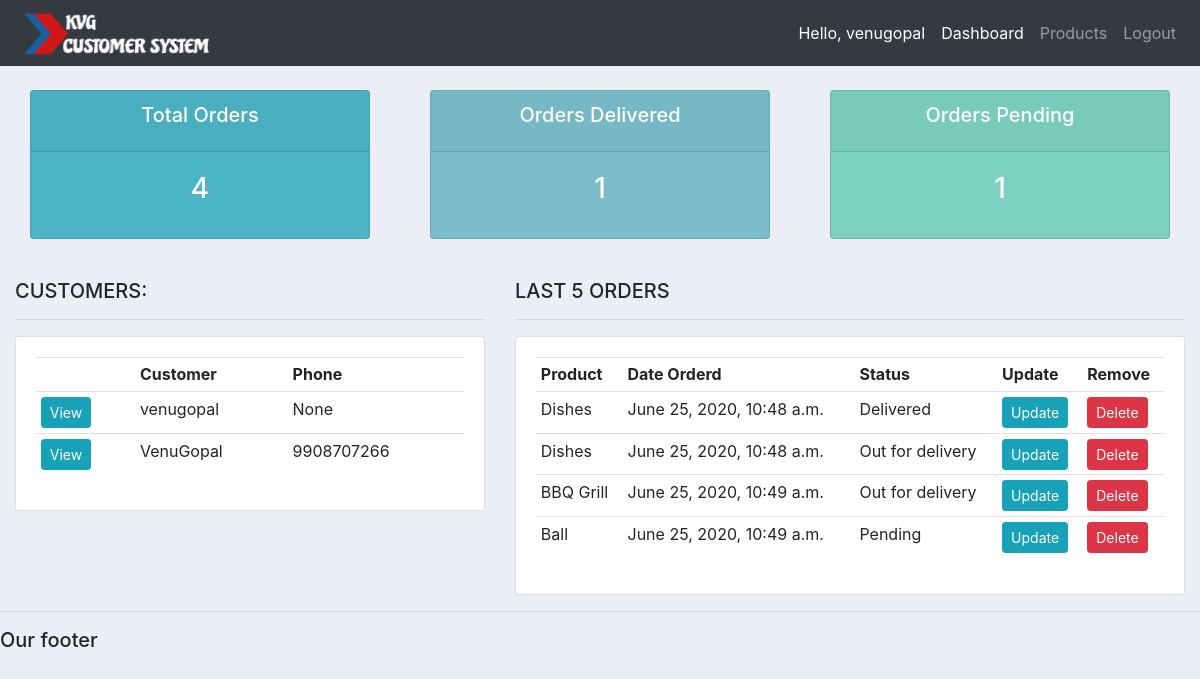
Screenshot of / (signed in) with the database file from the repository.
### accounts/models.py (models this page shows, shortened)
class Customer(models.Model):
	user = models.OneToOneField(User, null=True, blank=True, on_delete=models.CASCADE)
	name = models.CharField(max_length=200, null=True)
	phone = models.CharField(max_length=200, null=True)
	email = models.CharField(max_length=200, null=True)
	profile_pic = models.ImageField(default="default.jpg", null=True, blank=True)
	date_created = models.DateTimeField(auto_now_add=True, null=True)

class Order(models.Model):
	STATUS = (
			('Pending', 'Pending'),
			('Out for delivery', 'Out for delivery'),
			('Delivered', 'Delivered'),
			)
	customer = models.ForeignKey(Customer, null=True, on_delete= models.SET_NULL)
	product = models.ForeignKey(Product, null=True, on_delete= models.SET_NULL)
	date_created = models.DateTimeField(auto_now_add=True, null=True)
	status = models.CharField(max_length=200, null=True, choices=STATUS)
	note = models.CharField(max_length=1000, null=True)

class Product(models.Model):
	CATEGORY = (
			('Indoor', 'Indoor'),
			('Out Door', 'Out Door'),
			)
	name = models.CharField(max_length=200, null=True)
	price = models.FloatField(null=True)
	category = models.CharField(max_length=200, null=True, choices=CATEGORY)
	description = models.CharField(max_length=200, null=True, blank=True)
	date_created = models.DateTimeField(auto_now_add=True, null=True)
	tags = models.ManyToManyField(Tag)
	def __str__(self):
		return self.name

### accounts/decorators.py (the view)
	def wrapper_function(request, *args, **kwargs):
		group = None
		if request.user.groups.exists():
			group = request.user.groups.all()[0].name
		if group == 'customer':
			return redirect('user-page')
		if group == 'admin':
			return view_func(request, *args, **kwargs)

### accounts/views.py (called while the page is built)
@login_required(login_url='login')
@admin_only
def home(request):
	orders = Order.objects.all()
	customers = Customer.objects.all()
	total_customers = customers.count()
	total_orders = orders.count()
	delivered = orders.filter(status='Delivered').count()
	pending = orders.filter(status='Pending').count()
	context = {'orders':orders, 'customers':customers,
	'total_orders':total_orders,'delivered':delivered,
	'pending':pending }
	return render(request, 'accounts/dashboard.html', context)

### accounts/templates/accounts/dashboard.html
{%  extends 'accounts/main.html' %}
{% block content %}
{%  include 'accounts/status.html' %}
<br>
<div class="row">
	<div class="col-md-5">
		<h5>CUSTOMERS:</h5>
		<hr>
		<div class="card card-body">
			<table class="table table-sm">
				<tr>
					<th></th>
					<th>Customer</th>
					<th>Phone</th>
				</tr>
				{% for customer in customers %}
					<tr>
						<td><a class="btn btn-sm btn-info" href="{% url 'customer' customer.id %}">View</a></td>
						<td>{{customer.name}}</td>
						<td>{{customer.phone}}</td>
					</tr>
				{% endfor %}
			</table>
		</div>
	</div>
	<div class="col-md-7">
		<h5>LAST 5 ORDERS</h5>
		<hr>
		<div class="card card-body">
			<table class="table table-sm">
				<tr>
					<th>Product</th>
					<th>Date Orderd</th>
					<th>Status</th>
					<th>Update</th>
					<th>Remove</th>
				</tr>
				{% for order in orders %}
					<tr>
						<td>{{order.product}}</td>
						<td>{{order.date_created}}</td>
						<td>{{order.status}}</td>
						<td><a class="btn btn-sm btn-info" href="{% url 'update_order' order.id %}">Update</a></td>
						<td><a class="btn btn-sm btn-danger" href="{% url 'delete_order' order.id %}">Delete</a></td>
					</tr>
				{% endfor %}
			</table>
		</div>
	</div>
</div>
{% endblock %}

### accounts/templates/accounts/main.html (shortened to what this page needs)
{% load static %}
<!DOCTYPE html>
<html>
<head>
	<link rel="stylesheet" href="https://stackpath.bootstrapcdn.com/bootstrap/4.3.1/css/bootstrap.min.css">
	<link rel="stylesheet" type="text/css" href="{% static '/css/main.css' %}">
</head>
<body>
	{%  include 'accounts/navbar.html' %}
	<div class="container-fluid">
	{% block content %}
	{% endblock %}
    </div>
	<hr>
	<h5>Our footer</h5>
</body>
</html>

### accounts/templates/accounts/navbar.html (shortened to what this page needs)
{% load static %}
<nav class="navbar navbar-expand-lg navbar-dark bg-dark">
 <img src="{% static 'images/logo.png' %}" height="50px" width="200px">
  <div class="collapse navbar-collapse" id="navbarNav">
    <ul class="navbar-nav ml-auto">
      <li class="nav-item active">
        <span class="nav-link">Hello, {{request.user}}</span>
      </li>
      {% if request.user.is_staff %}
      <li class="nav-item active">
        <a class="nav-link" href="{% url 'home' %}">Dashboard</a>
      </li>
      <li class="nav-item">
        <a class="nav-link" href="{% url 'products' %}">Products</a>
      </li>
      {% else %}
       <li class="nav-item">
        <a class="nav-link" href="{% url 'account' %}">Settings</a>
      </li>
      {% endif %}
      <li class="nav-item">
        <a class="nav-link" href="{% url 'logout' %}">Logout</a>
      </li>
    </ul>
  </div>
</nav>

### accounts/templates/accounts/status.html
<br>
<div class="row">
	<div class="col">
		<div class="col-md">
			<div class="card text-center text-white  mb-3" id="total-orders">
			  	<div class="card-header">
			  		<h5 class="card-title">Total Orders</h5>
			  	</div>
			  	<div class="card-body">
			    	<h3 class="card-title">{{total_orders}}</h3>
			  	</div>
			</div>
		</div>
	</div>
	<div class="col">
		<div class="col-md">
			<div class="card text-center text-white  mb-3" id="orders-delivered">
			  	<div class="card-header">
			  		<h5 class="card-title">Orders Delivered</h5>
			  	</div>
			  	<div class="card-body">
			    	<h3 class="card-title">{{delivered}}</h3>
			  	</div>
			</div>
		</div>
	</div>
	<div class="col">
		<div class="col-md">
			<div class="card text-center text-white  mb-3" id="orders-pending">
			  	<div class="card-header">
			  		<h5 class="card-title">Orders Pending</h5>
			  	</div>
			  	<div class="card-body">
			    	<h3 class="card-title">{{pending}}</h3>
			  	</div>
			</div>
		</div>
	</div>
</div>

### static/css/main.css (style rules this page uses)
body { background-color: #ebeff5; }
#total-orders { background-color: #4cb4c7; }
#orders-delivered { background-color: #7abecc; }
#orders-pending { background-color: #7CD1C0; }

### rows the page displays
Customer: name "venugopal", phone "None"
Customer: name "VenuGopal", phone "9908707266"
Order: product "Dishes", date_created "June 25, 2020, 10:48 a.m.", status "Delivered"
Order: product "Dishes", date_created "June 25, 2020, 10:48 a.m.", status "Out for delivery"
Order: product "BBQ Grill", date_created "June 25, 2020, 10:49 a.m.", status "Out for delivery"
Order: product "Ball", date_created "June 25, 2020, 10:49 a.m.", status "Pending"

### other values shown
{{ request.user }} "venugopal"
{{ total_orders }} "4"
{{ delivered }} "1"
{{ pending }} "1"
